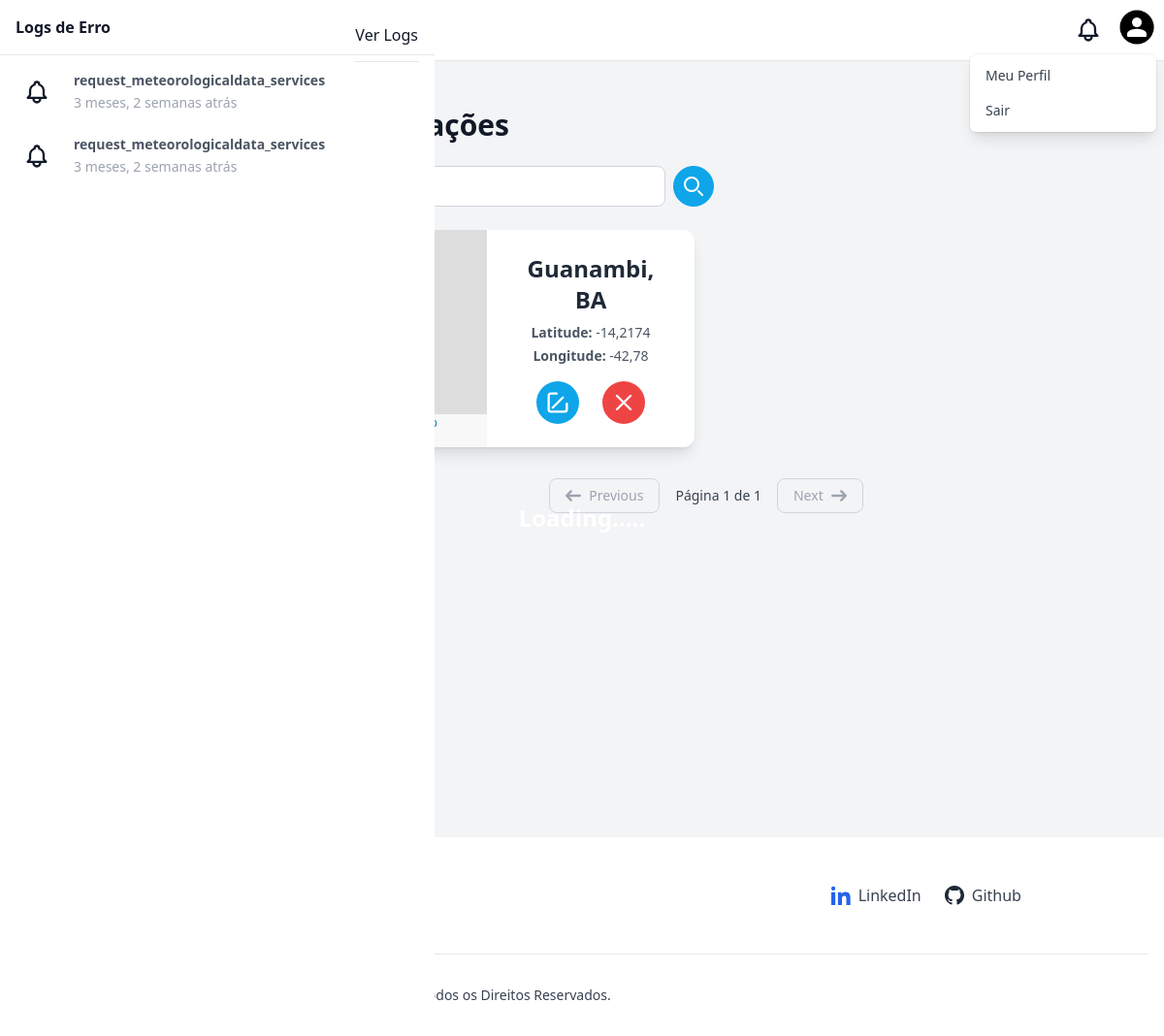
The page /geolocations/ on the database as committed earlier.
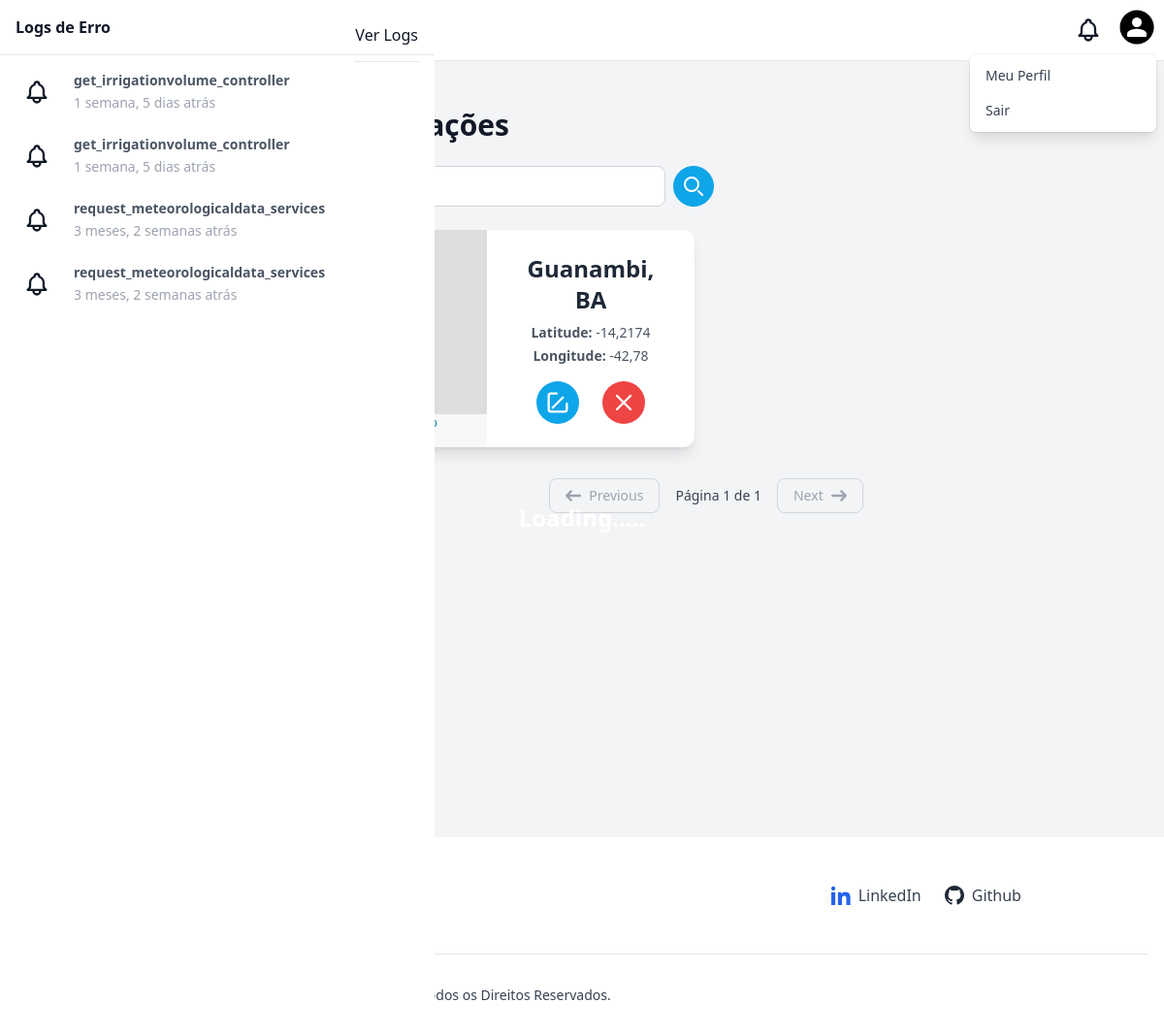
The same page on the database as committed later.
### geolocations/models.py (models this page shows, shortened)
class Geolocation(models.Model):
    city = models.CharField(max_length=255)
    state = models.CharField(max_length=255)
    latitude = models.FloatField()
    longitude = models.FloatField()

### logs/models.py (models this page shows, shortened)
class Log(models.Model):
    reference = models.CharField(max_length=255)
    exception = models.JSONField()
    created_at = models.DateTimeField()

### geolocations/views.py (the view)
# urls.py: path('', views.list, name='culturevegetable_list'),
def list(request):
    geolocations = Geolocation.objects.all()
    logs = Log.objects.order_by('-created_at')[:10]
    paginator = Paginator(geolocations, 10)  # 10 por página
    page_number = request.GET.get("page")
    page_obj = paginator.get_page(page_number)
    return render(request, 'geolocation/list.html', context={
        "page_obj": page_obj,
        'user': request.user,
        'logs': logs
    })

### templates/geolocation/list.html (shortened to what the changed rows need)
{% extends "base.html" %}
{% load static %}
{% block content %}
<link
  rel="stylesheet"
  href="https://unpkg.com/leaflet@1.9.4/dist/leaflet.css"
/>
<div class="antialiased font-sans min-h-[800px] bg-gray-100">
  <div class="container mx-auto py-4 px-4 sm:px-8">
    <div class="py-8">
      <h2 class="text-3xl font-bold text-gray-900 mb-6 text-left">Geolocalizações</h2>
      <div class="grid grid-cols-1 md:grid-cols-2 gap-6 max-w-5xl mx-auto">
        {% for location in page_obj %}
          <div class="bg-white rounded-xl shadow-lg overflow-hidden flex flex-col md:flex-row">
            <div id="map-{{ forloop.counter }}"
              class="map-instance h-48 md:h-auto md:w-1/2"
              data-lat="{{ location.latitude }}"
              data-lon="{{ location.longitude }}">
            </div>
            <div class="flex flex-col justify-center items-center text-center p-6 md:w-1/2">
              <h3 class="text-2xl font-semibold text-gray-800 mb-2">
                {{ location.city }}, {{ location.state }}
              </h3>
              <p class="text-gray-600 text-sm mb-1"><strong>Latitude:</strong> {{ location.latitude }}</p>
              <p class="text-gray-600 text-sm mb-4"><strong>Longitude:</strong> {{ location.longitude }}</p>
              <div class="flex space-x-6">
                <a href="#"
                  title="Editar"
                  class="text-white bg-sky-500 hover:bg-sky-600 transition focus:outline-none focus:ring-4 focus:ring-sky-300 rounded-full p-2">
                  <svg xmlns="http://www.w3.org/2000/svg" class="h-7 w-7" fill="none"
                    viewBox="0 0 24 24" stroke="currentColor" stroke-width="2">
                    <path stroke-linecap="round" stroke-linejoin="round"
                      d="M11 4H6a2 2 0 0 0-2 2v12a2 2 0 0 0 2 2h12a2 2 0 0 0 2-2v-5M16.5 7.5l-9 9"/>
                  </svg>
                </a>
                <form method="post" action="" onsubmit="return confirm('Tem certeza que deseja deletar esta geolocalização?');">
                  <button type="submit"
                    title="Deletar"
                    class="text-white bg-red-500 hover:bg-red-600 transition focus:outline-none focus:ring-4 focus:ring-red-300 rounded-full p-2">
                    <svg xmlns="http://www.w3.org/2000/svg" class="h-7 w-7" fill="none"
                      viewBox="0 0 24 24" stroke="currentColor" stroke-width="2">
                      <path stroke-linecap="round" stroke-linejoin="round"
                        d="M6 18L18 6M6 6l12 12"/>
                    </svg>
                  </button>
                </form>
              </div>
            </div>
          </div>
        {% empty %}
          <p class="text-gray-700 text-center">Nenhuma geolocalização encontrada.</p>
        {% endfor %}
      </div>
    </div>
  </div>
</div>
{% endblock %}

### templates/base.html (shortened to what the changed rows need)
{% load static %}
<!DOCTYPE html>
<html lang="pt-br">
  <head>
    <link href="{% static 'css/style.css' %}" rel="stylesheet" />
    <link href="{% static 'css/base.css' %}" rel="stylesheet" />
    <link rel="stylesheet" href="https://unpkg.com/leaflet@1.9.4/dist/leaflet.css" />
  </head>
  <body>
    <div x-data="setup()" x-init="$refs.loading.classList.add('hidden'); setColors(color);" :class="{ 'dark': isDark}">
      <div class="flex h-screen antialiased text-gray-900 bg-gray-100 dark:bg-dark dark:text-light">
        <div class="flex-1 h-full overflow-x-hidden overflow-y-auto">
        {% block content %}
        {% endblock %}
        </div>
        <section
          x-transition:enter="transition duration-300 ease-in-out transform sm:duration-500"
          x-transition:enter-start="-translate-x-full"
          x-transition:enter-end="translate-x-0"
          x-transition:leave="transition duration-300 ease-in-out transform sm:duration-500"
          x-transition:leave-start="translate-x-0"
          x-transition:leave-end="-translate-x-full"
          x-ref="notificationsPanel"
          x-show="isNotificationsPanelOpen"
          @keydown.escape="isNotificationsPanelOpen = false"
          tabindex="-1"
          aria-labelledby="notificationPanelLabel"
          class="fixed inset-y-0 z-20 w-full max-w-xs bg-white dark:bg-darker dark:text-light sm:max-w-md focus:outline-none"
        >
          <div class="flex flex-col h-screen" x-data="{ activeTabe: 'action' }">
            <div class="flex-shrink-0">
              <div class="flex items-center justify-between px-4 pt-4 border-b dark:border-primary-darker">
                <h2 id="notificationPanelLabel" class="pb-4 font-semibold">Logs de Erro</h2>
              </div>
            </div>
            <div class="flex-1 pt-4 overflow-y-hidden hover:overflow-y-auto">
              {% if logs %}
                <div class="space-y-4" x-show.transition.in="activeTabe == 'action'">
                  {% for log in logs %}
                    <a class="block">
                      <div class="flex px-4 space-x-4">
                        <div class="relative flex-shrink-0">
                          <span class="inline-block p-2 overflow-visible rounded-full bg-primary-50 text-primary-light dark:bg-primary-darker">
                          </span>
                          <div class="absolute h-24 p-px -mt-3 -ml-px bg-primary-50 left-1/2 dark:bg-primary-darker"></div>
                        </div>
                        <div class="flex-1 overflow-hidden">
                          <h5 class="text-sm font-semibold text-gray-600 dark:text-light">
                            {{ log.reference }}
                          </h5>
                          <span class="text-sm font-normal text-gray-400 dark:text-primary-light">
                            {{ log.created_at|timesince }} atrás
                          </span>
                        </div>
                      </div>
                    </a>
                  {% endfor %}
                </div>
              {% else %}
                <p class="text-gray-400 text-sm">Nenhum log encontrado.</p>
              {% endif %}
            </div>
          </div>
      </div>
    </div>
  </body>
</html>

Rows that differ between the two databases and show on the page:
added Log: reference "get_irrigationvolume_controller", created_at "1 semana, 5 dias"
added Log: reference "get_irrigationvolume_controller", created_at "1 semana, 5 dias"
